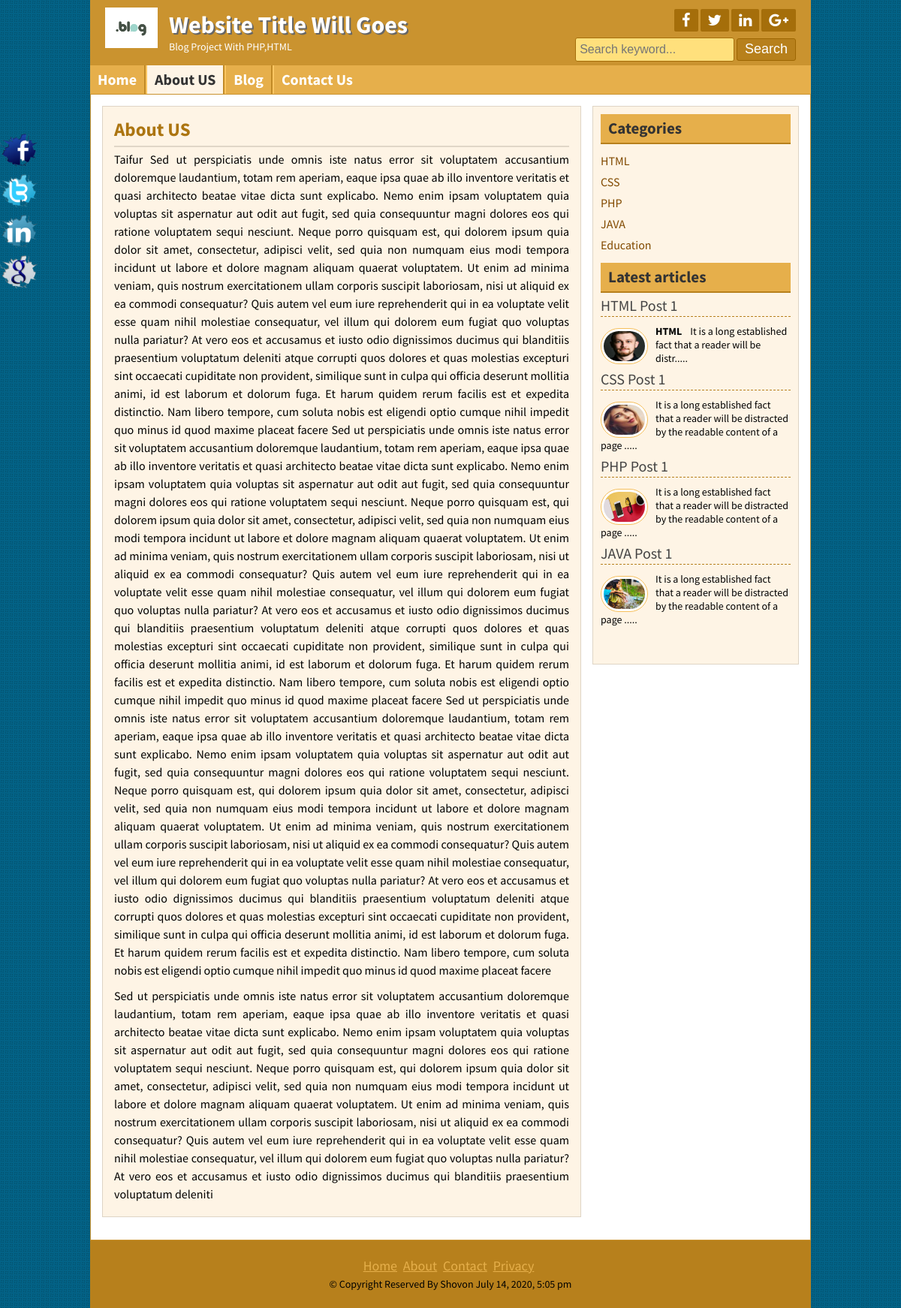
Page /page.php?pageid=7 on the committed database.
### tables this page shows
CREATE TABLE `tbl_titleslogan` (
  `id` int(11) NOT NULL,
  `title` varchar(255) NOT NULL,
  `slogan` varchar(255) NOT NULL,
  `logo` varchar(255) NOT NULL
);

CREATE TABLE `tbl_social` (
  `id` int(11) NOT NULL,
  `fb` varchar(255) NOT NULL,
  `tw` varchar(255) NOT NULL,
  `ln` varchar(255) NOT NULL,
  `gg` varchar(255) NOT NULL
);

CREATE TABLE `tbl_page` (
  `id` int(11) NOT NULL,
  `name` varchar(255) NOT NULL,
  `body` varchar(5000) NOT NULL
);

CREATE TABLE `tbl_category` (
  `id` int(11) NOT NULL,
  `name` varchar(60) NOT NULL
);

CREATE TABLE `tbl_post` (
  `id` int(11) NOT NULL,
  `cat` int(11) NOT NULL,
  `title` varchar(255) NOT NULL,
  `body` text NOT NULL,
  `image` varchar(255) NOT NULL,
  `author` varchar(50) NOT NULL,
  `tags` varchar(255) NOT NULL,
  `date` timestamp NOT NULL DEFAULT current_timestamp() ON UPDATE current_timestamp()
);

CREATE TABLE `tbl_footer` (
  `id` int(11) NOT NULL,
  `copyright` varchar(255) NOT NULL
);

### lib/Database.php (called while the page is built, shortened)
<?php
Class Database{
	public $host   = DB_HOST;
	public $user   = DB_USER;
	public $pass   = DB_PASS;
	public $dbname = DB_NAME;
	public $link;
	private function connectDB(){
	$this->link = new mysqli($this->host, $this->user, $this->pass, $this->dbname);
 }
	public function select($query){
		$result = $this->link->query($query) or die($this->link->error.__LINE__);
		if($result->num_rows > 0){
			return $result;
		} else {
			return false;
		}
	}
}

### helpers/Format.php (called while the page is built, shortened)
<?php
class Format{
	public function shortTxt($text,$limit){
		$text=substr($text,0,$limit);
		$text=$text.".....";
		return $text;
	}
}
?>

### page.php (the view)
<?php include 'inc/header.php';?>
<?php
if (!isset($_GET['pageid']) || $_GET['pageid'] == NULL) {
    header("Location: 404.php");
}else{
    $id=$_GET['pageid'];
}
?>
	<div class="contentsection contemplete clear">
		<div class="maincontent clear">
			<div class="about">
<?php
    $showquery="SELECT * FROM tbl_page WHERE id='$id'";
    $pagedetail=$db->select($showquery);
    if ($pagedetail) {
    while ($result=$pagedetail->fetch_assoc()) {
?>
				<h2><?php echo $result['name'];?></h2>
				<?php echo $result['body'];?>
<?php }}else{
	header('Location:404.php');
} ?>
	</div>
		</div>
	<?php include 'inc/sidebar.php';?>
	<?php include 'inc/footer.php';?>

### inc/header.php (shortened to what this page needs)
<?php include 'lib/Database.php';?>
<?php include 'helpers/Format.php';?>
<?php
	  $db=new Database();
	  $format=new Format();
?>
<!DOCTYPE html>
<html>
<head>
	<?php include 'scripts/css.php';?>
</head>
<body>
	<div class="headersection templete clear">
		<a href="index.php">
			<div class="logo">
<?php
$query="SELECT * FROM tbl_titleslogan WHERE id=1;";
$result=$db->select($query);
if($result){
	while($row=$result->fetch_assoc()){
?>
				<img src="admin/<?php echo $row['logo'];?>" alt="Logo"/>
				<h2><?php echo $row['title'];?></h2>
				<p><?php echo $row['slogan'];?></p>
<?php } } ?>
			</div>
		</a>
		<div class="social clear">
			<div class="icon clear">
<?php
$query="SELECT * FROM tbl_social WHERE id=1;";
$result=$db->select($query);
if($result){
	while($row=$result->fetch_assoc()){
?>
				<a href="<?php echo $row['fb'];?>" target="_blank"><i class="fa fa-facebook"></i></a>
				<a href="<?php echo $row['tw'];?>" target="_blank"><i class="fa fa-twitter"></i></a>
				<a href="<?php echo $row['ln'];?>" target="_blank"><i class="fa fa-linkedin"></i></a>
				<a href="<?php echo $row['gg'];?>" target="_blank"><i class="fa fa-google-plus"></i></a>
<?php } } ?>
			</div>
			<div class="searchbtn clear">
			<form action="search.php" method="get">
				<input type="text" name="search" placeholder="Search keyword..."/>
				<input type="submit" name="submit" value="Search"/>
			</form>
			</div>
		</div>
	</div>
<div class="navsection templete">
<?php
$path=$_SERVER['SCRIPT_FILENAME'];
$title=basename($path,'.php');
?>
	<ul>
		<li><a <?php if($title=='index'){ echo 'id="active"';}?> href="index.php">Home</a></li>
<?php
$query="SELECT * FROM tbl_page;";
$res=$db->select($query);
if($res){
	while($rows=$res->fetch_assoc()){
?>
		<li>
		<a
		<?php
			if (isset($_GET['pageid']) && $_GET['pageid']== $rows['id']){
				echo 'id="active"';
			}
		?>
		href="page.php?pageid=<?php echo $rows['id'];?>">
		<?php echo $rows['name']; ?>
		</a>
		</li>
<?php }}?>
		<li><a <?php if($title=='contact'){ echo 'id="active"';}?> href="contact_us.php">Contact Us</a></li>
	</ul>
</div>

### inc/sidebar.php
<div class="sidebar clear">
			<div class="samesidebar clear">
				<h2>Categories</h2>
				<?php
$query="SELECT * FROM tbl_category;";
$category=$db->select($query);
 if($category){
 while($row=$category->fetch_assoc()){
?>
					<ul>
						<li>
						<a href="posts.php?category=<?php echo $row['id'];?>">
						<?php echo $row['name'];?>
						</a>
						</li>
					</ul>
 <?php }?>
 <?php }else{?>
	 <li><a href="#">No Category Found</a></li>
<?php
 }?>
			</div>
			<div class="samesidebar clear">
				<h2>Latest articles</h2>
					<div class="popular clear">
					<?php
						$query_latest="SELECT * FROM tbl_post LIMIT 4;";
						$post_latest=$db->select($query_latest);
						 if($post_latest){
						 while($row_latest=$post_latest->fetch_assoc()){
						?>
						<h3><a href="post.php?id=<?php echo $row_latest['id'];?>"><?php echo $row_latest['title'];?></a></h3>
						<a href="post.php?id=<?php echo $row_latest['id'];?>"><img src="admin/<?php echo $row_latest['image'];?>" alt="post image"/></a>
						<?php echo $format->shortTxt($row_latest['body'],100);?>
						 <?php }}else{header("Location:404.php");}?>
					</div>
			</div>
		</div>

### inc/footer.php (shortened to what this page needs)
</div>
	<div class="footersection templete clear">
	  <div class="footermenu clear">
		<ul>
			<li><a href="#">Home</a></li>
			<li><a href="#">About</a></li>
			<li><a href="#">Contact</a></li>
			<li><a href="#">Privacy</a></li>
		</ul>
	  </div>
<?php
$query="SELECT * FROM tbl_footer WHERE id=1;";
$result=$db->select($query);
if($result){
	while($row=$result->fetch_assoc()){
?>
	  <p>&copy; <?php
	   echo $row['copyright']." "; echo date('F j, Y, g:i a'); ?> </p>
<?php } } ?>
	</div>
	<div class="fixedicon clear">
<?php
$query="SELECT * FROM tbl_social WHERE id=1;";
$result=$db->select($query);
if($result){
	while($row=$result->fetch_assoc()){
?>
		<a href="<?php echo $row['fb'];?>" target="_blank"><img src="images/fb.png" alt="Facebook"/></a>
		<a href="<?php echo $row['tw'];?>" target="_blank"><img src="images/tw.png" alt="Twitter"/></a>
		<a href="<?php echo $row['ln'];?>" target="_blank"><img src="images/in.png" alt="LinkedIn"/></a>
		<a href="<?php echo $row['gg'];?>" target="_blank""><img src="images/gl.png" alt="GooglePlus"/></a>
<?php } } ?>
	</div>
</body>
</html>

### style.css (style rules this page uses)
* { margin:0;padding:0;outline:0 }
body { font-family: 'Source Sans Pro', sans-serif;font-size:14px;line-height:18px;color:#000;background:url(images/bg.png)repeat fixed 0 0 #fff; }
.templete { width:960px;margin:0 auto; }
.contemplete { margin: 0 auto; width: 928px; }
.clear { overflow:hidden; }
input[type="text"], input[type="email"] { border: 1px solid #cfc5b6; border-radius: 3px; margin-bottom: 5px; padding: 5px; width: 300px; }
input[type="submit"] { background: #b7801c none repeat scroll 0 0; border: 1px solid #e6af4b; color: #fff; cursor: pointer; font-size: 20px; padding: 1px 10px; }
.headersection { background: #ca932f none repeat scroll 0 0; color: #fff; }
.logo { float: left; width: 580px; }
.logo img { float: left; margin-right: 15px; padding-bottom: 10px; padding-left: 20px; padding-top: 10px; width: 70px; }
.logo h2 { color: #fff; font-size: 32px; margin-bottom: 11px; margin-top: 24px; text-shadow: 2px 2px 0 #666; }
.logo p { color:#fff; }
.social { float: right; margin-right: 20px; margin-top: 12px; text-align: right; width: 360px; }
.icon { float: right; }
.icon a { background: #a56e0a none repeat scroll 0 0; border-radius: 2px; color: #fff; display: block; float: left; font-size: 20px; margin-left: 3px; padding: 5px 10px; }
.searchbtn { float: right; margin-top: 8px; }
.searchbtn input[type="text"] { border: 1px solid #A56E0A; width: 200px; background: #FFE07C; font-size: 16px; height: 20px; }
.searchbtn input[type="submit"] { border: 1px solid #9d6602; border-radius: 3px; font-size: 18px; height: 30px; padding-left: 10px; padding-right: 10px; padding-top: 0; cursor: pointer; }
.navsection { background: none repeat scroll 0 0 #e6af4b; min-height: 38px; }
.navsection ul { margin:0;padding:0;list-style:none; }
.navsection ul li { border-left: 1px solid #fdc662; border-right: 1px solid #c18a26; display: block; float: left; position:relative; }
.navsection ul li:first-child { border-left: 0px solid #fdc662; }
.navsection ul li:last-child { border-right: 0px solid #c18a26; }
.navsection ul li a { color: #fff; display: block; font-size: 20px; font-weight: bold; padding: 10px; text-decoration: none; }
.navsection ul li a:hover, #active { background:#FEF4E5;color:#333; }
.contentsection { background: #ffffff none repeat scroll 0 0; border: 1px solid #ca932f; padding: 15px; }
.maincontent { background: #fef4e5 none repeat scroll 0 0; border: 1px solid #ded4c5; float: left; margin: 0 15px 15px 0; padding: 8px 15px; width: 606px; }
.about { font-size: 16px; line-height: 24px; text-align: justify; }
.about p { font-size: 16px; line-height: 24px; margin-bottom: 10px; text-align: justify; }
.samepost h2, .about h2 { border-bottom: 2px solid #e0d6c7; color: #ac7511; font-size: 25px; margin-bottom: 4px; padding: 10px 10px 10px 0; }
.sidebar { background: #fef4e5 none repeat scroll 0 0; border: 1px solid #ded4c5; float: right; margin-bottom: 15px; margin-top: 0; padding: 10px; width: 253px; }
.samesidebar { margin-bottom: 10px; }
.samesidebar h2 { background: #e6af4b none repeat scroll 0 0; border-bottom: 2px solid #b7801c; color: #333; margin-bottom: 8px; padding: 10px; }
.samesidebar ul { padding:0;margin:0;list-style:none; }
.samesidebar ul li { border-bottom: 1px dashed #e9c05c; font-size: 16px; padding: 5px 8px 5px 0; }
.samesidebar ul li:last-child { border-bottom: 0px dashed #e9c05c; }
.samesidebar ul li a { color: #814a00; text-decoration: none; }
.samesidebar p { margin-bottom: 10px; }
.popular { margin-bottom: 20px; }
.popular h3 { border-bottom: 1px dashed #b7801c; font-size: 20px; font-weight: normal; margin-bottom: 10px; padding-bottom: 5px; }
.popular h3 a { text-decoration:none;color:#444 }
.popular img { background: #fff none repeat scroll 0 0; border: 1px solid #f6bf5b; border-radius: 30px; float: left; height: 40px; margin-right: 10px; margin-top: 5px; padding: 3px; width: 55px; }
.footersection { height:90px;background:#B7801C;text-align:center }
.footermenu { margin-top: 25px; margin-bottom: 5px; }
.footermenu ul { padding:0;margin:0;list-style:none;text-align:center; }
.footermenu ul li { display:inline-block; }
.footermenu ul li a { color: #E6AF4B; font-size: 18px; margin-right: 5px; }
.fixedicon { left: 0; position: fixed; top: 175px; width: 60px; }
.fixedicon img { width: 50px; }

### rows in the picture
tbl_titleslogan: logo (picture), title "Website Title Will Goes", slogan "Blog Project With PHP,HTML"
tbl_page: name "About US", body "Taifur Sed ut perspiciatis unde omnis iste natus error sit voluptatem accusantium doloremque laudantium, totam rem aperiam, eaque ipsa quae ab illo inventore veritatis et quasi architecto beatae vitae dicta sunt explicabo. Nemo enim ipsam voluptatem quia voluptas sit aspernatur aut odit aut fugit, sed quia consequuntur magni dolores eos qui ratione voluptatem sequi nesciunt. Neque porro quisquam est, qui dolorem ipsum quia dolor sit amet, consectetur, adipisci velit, sed quia non numquam eius modi tempora incidunt ut labore et dolore magnam aliquam quaerat voluptatem. Ut enim ad minima veniam, quis nostrum exercitationem ullam corporis suscipit laboriosam, nisi ut aliquid ex ea commodi…"
tbl_page: name "Blog"
tbl_category: name "HTML"
tbl_category: name "CSS"
tbl_category: name "PHP"
tbl_category: name "JAVA"
tbl_category: name "Education"
tbl_post: title "HTML Post 1", image (picture), body "HTML It is a long established fact that a reader will be distr....."
tbl_post: title "CSS Post 1", image (picture), body "It is a long established fact that a reader will be distracted by the readable content of a page ....."
tbl_post: title "PHP Post 1", image (picture), body "It is a long established fact that a reader will be distracted by the readable content of a page ....."
tbl_post: title "JAVA Post 1", image (picture), body "It is a long established fact that a reader will be distracted by the readable content of a page ....."
tbl_footer: copyright "Copyright Reserved By Shovon"
